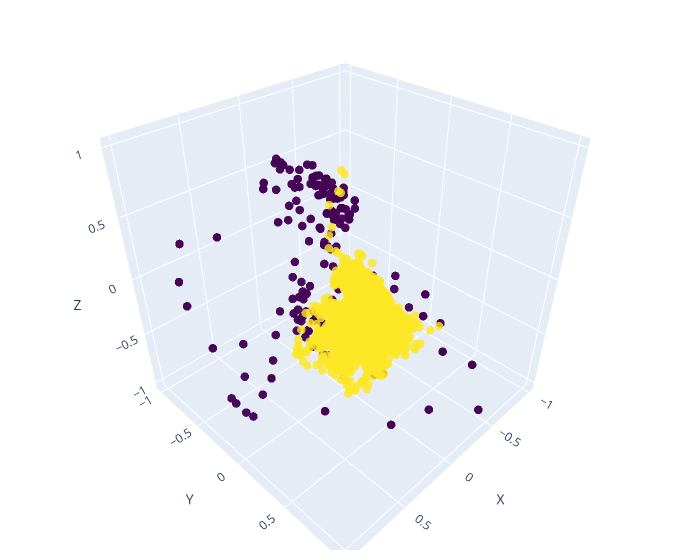

The code cell stored with this chart in its notebook:
### Code cell
# Sample 3D data
x = np.concatenate([actions[:, 0], actions_2nd[:, 0]])
y = np.concatenate([actions[:, 1], actions_2nd[:, 1]])
z = np.concatenate([actions[:, 2], actions_2nd[:, 2]])
colors = np.zeros(len(x))
colors[len(ee_pose):] = 1

# Create a 3D scatter plot
fig = go.Figure(data=[go.Scatter3d(x=x, y=y, z=z, mode='markers',
                                   marker=dict(size=5,
                                               color=colors, # actions[:,-1], # z,  # set color to an array/list of desired values
                                               colorscale='viridis',
                                               opacity=0.8))])

# Make the plot interactive by allowing user to rotate, zoom, etc.
fig.update_layout(scene=dict(
                    xaxis_title='X',
                    yaxis_title='Y',
                    zaxis_title='Z'),
                  width=700,
                  margin=dict(r=20, b=10, l=10, t=10))

fig.show()

### Figure 1 — Plotly figure (JSON) as saved in the notebook; plotly's stock layout.template omitted (floating-point values rounded to 4 significant figures; data arrays with more than 128 entries replaced by an {"elided": "..."} marker saying what was removed)
{"data": [{"marker": {"color": {"elided": "3842 int values"}, "colorscale": [[0, "#440154"], [0.1111, "#482878"], [0.2222, "#3e4989"], [0.3333, "#31688e"], [0.4444, "#26828e"], [0.5556, "#1f9e89"], [0.6667, "#35b779"], [0.7778, "#6ece58"], [0.8889, "#b5de2b"], [1, "#fde725"]], "opacity": 0.8, "size": 5}, "mode": "markers", "type": "scatter3d", "x": {"elided": "3842 float values"}, "y": {"elided": "3842 float values"}, "z": {"elided": "3842 float values"}}], "layout": {"margin": {"b": 10, "l": 10, "r": 20, "t": 10}, "scene": {"xaxis": {"title": {"text": "X"}}, "yaxis": {"title": {"text": "Y"}}, "zaxis": {"title": {"text": "Z"}}}, "width": 700}}
